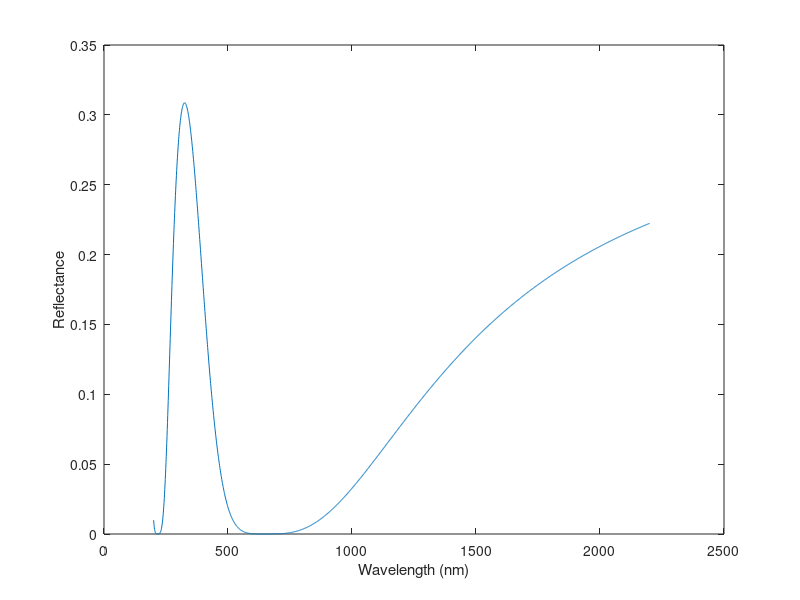

MATLAB code for this plot:
% Two layer

PI = 3.1415926;
ReflArr = [];       % Array to contain extracted reflectivity values 
TransmArr = [];     % Array to contain extracted transmissivity values
IrradArr = [];      % Array to contain irradiance values
PowerArr = [];
PowerSum = 0;

% Set material parameters 
    % Indicies
    N0 = 1;         % air
    N1 = 1.4;       % layer 1
    N2 = 2.62;      % layer 2
    N3 = 3.5;       % solar cell

    % Reflective Coefficient
    R01 = (N0-N1)/(N0+N1);
    R12 = (N1-N2)/(N1+N2);
    R23 = (N2-N3)/(N2+N3); 
    % Transmission Coefficient
    T01 = (2*N0)/(N0+N1);
    T12 = (2*N1)/(N1+N2);
    T23 = (2*N2)/(N2+N3);

    % Dynamical Matrix
    Q01 = (1/T01)*[1 R01; R01 1];
    Q12 = (1/T12)*[1 R12; R12 1];
    Q23 = (1/T23)*[1 R23; R23 1];

% Set Design Parameters
    % Center wavelength
    Wc = 650;
    
    % Layer thickness
    
% Calculate Transfer matrix
    
    for W = 200:2200        % Wavelength range from 400 to 1400 nm
        Delta = (PI*Wc)/(2*W);

        % Propagation Matrix
        P1 = [exp(j*Delta) 0; 0 exp(-j*Delta)];
        P2 = P1;            % same delta

        % Transfer Matrix
        T = Q01*(P1*Q12*P2*Q23);
        
        % Extract Reflectivity
            R = T(2,1)/T(1,1);      % Reflectiive coeficient from transfer matrix
            Refl = (abs(R))^2;
            
            % Record reflectivity value
            ReflArr = [ReflArr Refl];
            
        % Extract Transmissivity
            taow = (1/T(1,2));      % transmission coefficient via transfer matrix
            Transm = ((abs(taow))^2)*(N3/N0);
            
            % Record transmissivity value
            TransmArr = [TransmArr Transm];
            
        % Compute Irradiance value   
            Irrad = (6.16*10^15)/((W^5)*(exp(2484/W)-1));
            IrradArr = [ IrradArr Irrad];
            
        % Compute Power
            Power = Irrad*Transm;
            PowerArr = [PowerArr Power];
            
            PowerSum = PowerSum + Power;
    end;
   
   % Plot reflectivity against wavelength:
   wavelength = 200:1:2200;
   plot(wavelength, ReflArr);
   xlabel('Wavelength (nm)')
   ylabel('Reflectance')
   PowerSum
   

   
   